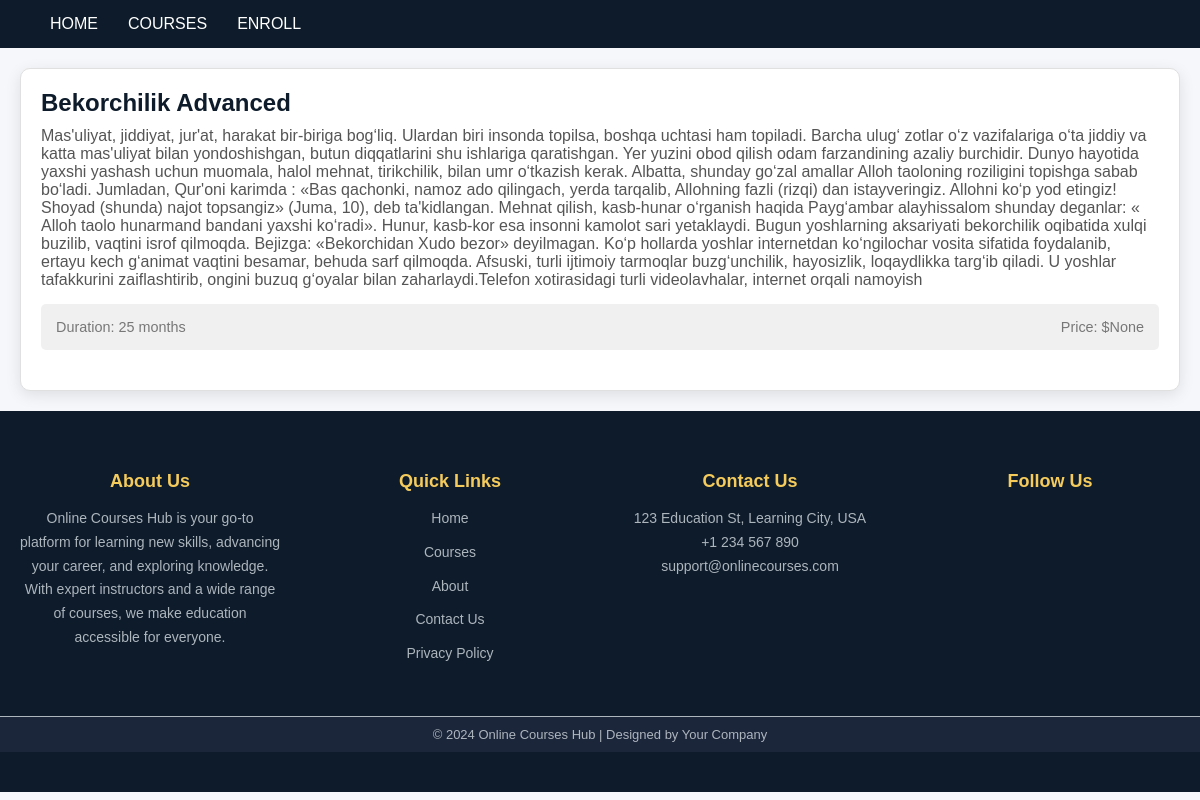
The page /course-detail/2 on the database its author committed.
### home/models.py (models this page shows, shortened)
class Course(models.Model):
    name = models.CharField(max_length=200)
    price = models.DecimalField(max_digits=10, decimal_places=3, null=True, blank=True)
    description = models.TextField()
    start_date = models.DateTimeField(auto_now_add=True)
    duration = models.IntegerField(default=8)
    instructor = models.CharField(max_length=100)

### home/views.py (the view)
# urls.py: path('course-detail/<course_id>', course_detail, name='course-detail'),
def course_detail(request, course_id):
    course = Course.objects.get(id=course_id)
    all_courses = Course.objects.all()
    context = {
        'course': course,
        'all_courses': all_courses
    }
    return render(request, 'course_detail.html', context)

### templates/course_detail.html (shortened to what this page needs)
{% load static %}
<!DOCTYPE html>
<html lang="en">
<head>
    <link rel="stylesheet" type="text/css" href="{% static 'css/home.css' %}">
</head>
<nav class="navbar">
    <div class="container">
        <ul class="nav-links">
            <li><a href="{% url 'homepage' %}">Home</a></li>
            <li><a href="{% url 'homepage' %}">Courses</a></li>
            <li><a href="{% url 'enroll' %}">enroll</a></li>
        </ul>
    </div>
</nav>
<body class="body">
<div class="course-box">
    <h1>{{ course.name }}</h1>
    <p class="description">{{ course.description }}</p>
    <p class="details">
        <span class="duration">Duration: {{ course.duration }} months</span>
        <span class="price">Price: ${{ course.price }}</span>
    </p>
</div>
<footer>
    <div class="footer-container">
        <div class="footer-section about">
            <h3>About Us</h3>
            <p>Online Courses Hub is your go-to platform for learning new skills, advancing your career, and exploring knowledge. With expert instructors and a wide range of courses, we make education accessible for everyone.</p>
        </div>
        <div class="footer-section links">
            <h3>Quick Links</h3>
            <ul>
                <li><a href="#">Home</a></li>
                <li><a href="#">Courses</a></li>
                <li><a href="#">About</a></li>
                <li><a href="#">Contact Us</a></li>
                <li><a href="#">Privacy Policy</a></li>
            </ul>
        </div>
        <div class="footer-section contact">
            <h3>Contact Us</h3>
            <p> 123 Education St, Learning City, USA</p>
            <p> +1 234 567 890</p>
            <p> support@onlinecourses.com</p>
        </div>
        <div class="footer-section social">
            <h3>Follow Us</h3>
            <div class="social-icons">
            </div>
        </div>
    </div>
    <div class="footer-bottom">
        &copy; 2024 Online Courses Hub | Designed by Your Company
    </div>
</footer>
</body>
</html>

### staticfiles/css/home.css (style rules this page uses)
* { margin: 0; padding: 0; box-sizing: border-box; }
.navbar { background-color: #0D1B2A; padding: 15px 0; width: 100%; }
.container { max-width: 1200px; margin: auto; display: flex; justify-content: space-between; align-items: center; padding: 0 20px; }
.nav-links { list-style: none; display: flex; align-items: center; }
.nav-links li { margin-left: 30px; }
.nav-links li a { color: #ffffff; text-decoration: none; font-size: 16px; font-weight: 500; text-transform: uppercase; transition: color 0.3s ease; }
body { font-family: 'Arial', sans-serif; margin: 0; padding: 0; background-color: #f5f7fa; color: #333; }
h1, h2, p { margin: 0; }
footer { background-color: #0D1B2A; color: #ffffff; padding: 40px 0; text-align: center; font-family: 'Arial', sans-serif; }
.footer-container { display: flex; flex-wrap: wrap; justify-content: space-around; max-width: 1200px; margin: auto; }
.footer-section { flex: 1; margin: 20px; min-width: 200px; }
.footer-section h3 { font-size: 18px; margin-bottom: 15px; color: #F5CB5C; }
.footer-section p, .footer-section ul, .footer-section li { font-size: 14px; line-height: 1.7; color: #adb5bd; }
.footer-section a { color: #adb5bd; text-decoration: none; transition: color 0.3s ease; }
.footer-section ul { list-style: none; padding: 0; }
.footer-section ul li { margin-bottom: 10px; }
.footer-bottom { background-color: #1B263B; padding: 10px 0; color: #adb5bd; font-size: 13px; border-top: 1px solid #adb5bd; margin-top: 20px; }
.course-box { background-color: #ffffff; border: 1px solid #e0e0e0; border-radius: 10px; box-shadow: 0 4px 15px rgba(0, 0, 0, 0.1); padding: 20px; margin: 20px; transition: transform 0.3s, box-shadow 0.3s; }
.course-box h1 { font-size: 1.5em; color: #0D1B2A; margin-bottom: 10px; }
.course-box .description { font-size: 1em; color: #555; margin-bottom: 15px; }
.course-box .details { display: flex; justify-content: space-between; margin-bottom: 20px; }
.course-box .details .duration, .course-box .details .price { font-size: 0.9em; color: #777; }
.details { display: none; margin-top: 15px; background-color: #f0f0f0; padding: 15px; border-radius: 5px; }

### rows shown on the page
Course: name "Bekorchilik Advanced", description "Mas'uliyat, jiddiyat, jur'at, harakat bir-biriga bog‘liq. Ulardan biri insonda topilsa, boshqa uchtasi ham topiladi. Barcha ulug‘ zotlar o‘z vazifalariga o‘ta jiddiy va katta mas'uliyat bilan yondoshishgan, butun diqqatlarini shu ishlariga qaratishgan. Yer yuzini obod qilish odam farzandining azaliy burchidir. Dunyo hayotida yaxshi yashash uchun muomala, halol mehnat, tirikchilik, bilan umr o‘tkazish kerak. Albatta, shunday go‘zal amallar Alloh taoloning roziligini topishga sabab bo‘ladi. Jumladan, Qur'oni karimda : «Bas qachonki, namoz ado qilingach, yerda tarqalib, Allohning fazli (rizqi) dan istayveringiz. Allohni ko‘p yod etingiz! Shoyad (shunda) najot topsangiz» (Juma, 10), deb…", duration "25", price "None"
